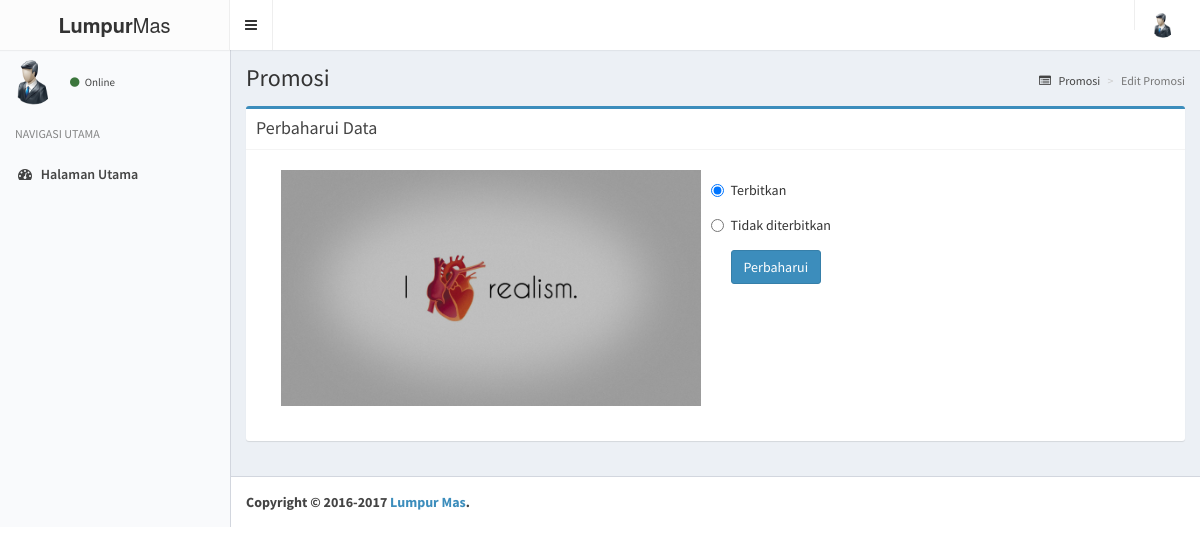
Page /asset/promosi/edit.php?id_promosi=2 on the committed database.
### tables this page shows
CREATE TABLE IF NOT EXISTS `promosi` (
  `id_promosi` int(11) NOT NULL AUTO_INCREMENT,
  `status` char(1) DEFAULT 'Y',
  `url` varchar(100) DEFAULT 'default.jpg',
  `id_pegawai` int(11) DEFAULT NULL,
  PRIMARY KEY (`id_promosi`),
  KEY `constratint_id_pegawai` (`id_pegawai`)
);

### asset/promosi/edit.php (the view, shortened to what this page needs)
<?php
	include '../../koneksi/koneksi.php';
	$id_promosi = $_GET['id_promosi'];
	$folder = "../gambar/promosi/";
	$sql = "SELECT id_promosi, url, status FROM promosi WHERE id_promosi='$id_promosi'";
	$stmt = $db->prepare($sql);
	$stmt->execute();
	$stmt->bind_result($id_promosi, $url, $status);
	?>
	<section class="content-header">
	  	<h1>
	    	Promosi
	  	</h1>
	  	<ol class="breadcrumb">
	    	<li><a href="../promosi/"><i class="fa fa-list-alt"></i> Promosi</a></li>
	    	<li class="active">Edit Promosi</li>
	  	</ol>
	</section>
    <section class="content">
      	<div class="row">
        	<div class="col-xs-12">
        		<div class="box box-primary">
            		<div class="box-header with-border">
              			<h3 class="box-title">Perbaharui Data</h3>
            		</div>
		            <div class="box-body">
						<form method="post" action="../promosi/" enctype="multipart/form-data">
				        	<div class="box-body">
			            		<div class="col-md-6">
						        	<div class="form-group">
						        		<img src="<?php echo $folder.$url; ?>" alt="" class="img-responsive">
						        	</div>
						        </div>
					            <div class="col-md-6">
					              	<div class="form-group">
					              		<div class="radio">
					                		<input type="radio" name="status" value="Y" id="terbitkan" <?php if ($status=="Y") {
					                			echo "checked";
					                		} ?>>Terbitkan
					              		</div>
					              	</div>
					              	<div class="form-group">
					              		<div class="radio">
					                		<input type="radio" name="status" value="T" id="tidak_diterbitkan"<?php if ($status=="T") {
					                			echo "checked";
					                		} ?>>Tidak diterbitkan
					              		</div>
					              	</div>
			            		</div>
			            		<div class="col-md-6">
					                <button class="btn btn-primary" name="perbaharui">Perbaharui</button>
						        </div>
				        	</div>
					    </form>
					</div>
				</div>
			</div>
		</div>
	</section>

### rows in the picture
promosi: url (picture), status "☑"
